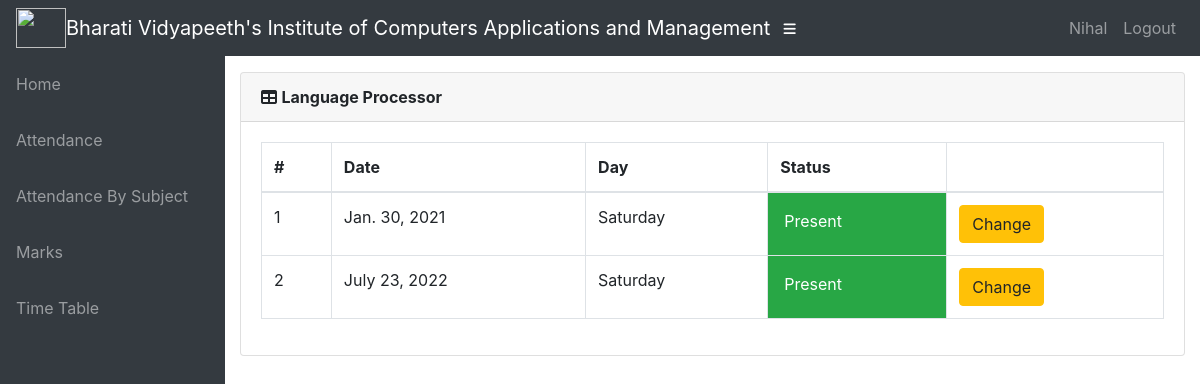
The app's page /info/teacher/CS01/CS550/attendance/ (signed in), older data.
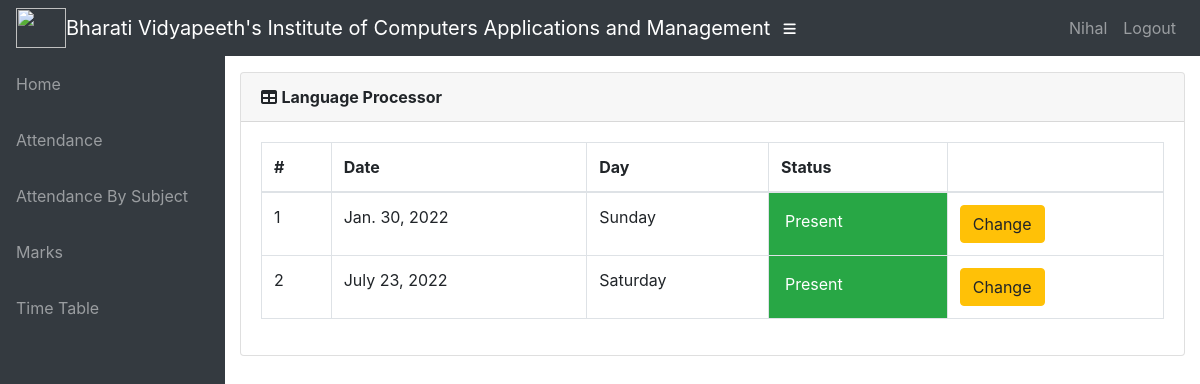
The same page, newer data.
### info/models.py (models this page shows, shortened)
class Attendance(models.Model):
    course = models.ForeignKey(Course, on_delete=models.CASCADE)
    student = models.ForeignKey(Student, on_delete=models.CASCADE)
    attendanceclass = models.ForeignKey(AttendanceClass, on_delete=models.CASCADE, default=1)
    date = models.DateField(default='2018-10-23')
    status = models.BooleanField(default='True')

### info/views.py (the view)
@login_required()
def t_attendance_detail(request, stud_id, course_id):
    stud = get_object_or_404(Student, USN=stud_id)
    cr = get_object_or_404(Course, id=course_id)
    att_list = Attendance.objects.filter(course=cr, student=stud).order_by('date')
    return render(request, 'info/t_att_detail.html', {'att_list': att_list, 'cr': cr})

### info/models.py (called while the page is built)
    @property
    def is_student(self):
        if hasattr(self, 'student'):
            return True
        return False

### info/templates/info/t_att_detail.html (shortened to what this page needs)
<!DOCTYPE html>
<html lang="en">
<head>
    {% extends 'info/base.html' %}
    {% load static %}
    {% block content %}
        <div class="card mb-3">
            <div class="card-header">
              <i class="fas fa-table"></i>
            <strong>{{ cr.name }}</strong></div>
            <div class="card-body">
              <div class="table-responsive">
                <table class="table table-bordered" id="dataTable" width="100%" cellspacing="0">
                  <thead>
                    <tr>
                        <th>#</th>
                        <th>Date</th>
                        <th>Day</th>
                        <th>Status</th>
                        <th></th>
                    </tr>
                  </thead>
                  <tbody>
                        {% for a in att_list %}
                        <tr class="row100 body">
                            <td>{{ forloop.counter }}</td>
                            <td>{{ a.date }}</td>
                            <td>{{ a.date|date:"l" }}</td>
                            {% if a.status %}
                            <td class="p-3 mb-2 bg-success text-white">Present </td>
                            {% else %}
                            <td class="p-3 mb-2 bg-danger text-white">Absent <span class="glyphicon glyphicon-thumbs-down"></span</td>
                            {% endif %}
                            <td><a class="btn btn-warning" href="{% url 'change_att' a.id %}">Change</a> </td>
                        </tr>
                    {% empty %}
                            <p>student has no attendance</p>
                    {% endfor %}
                  </tbody>
                </table>
              </div>
            </div>
          </div>
    {% endblock %}

Row changes from the older to the newer data that the page shows:
changed Attendance: date "Jan. 30, 2021" → "Jan. 30, 2022"; date "Saturday" → "Sunday"
